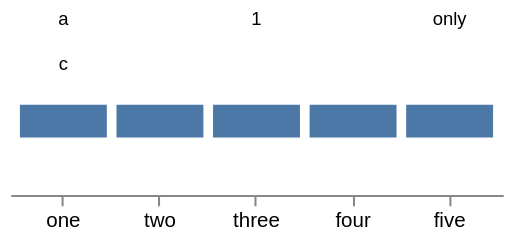

Express this chart as Vega-Lite.
### Vega specification from a JSON file in a GitHub repository (floating-point values rounded to 4 significant figures)
{"$schema": "https://vega.github.io/schema/vega/v6.json", "description": "`textValue` is `const text = line == null ? '' : (line + '').trim()`, so a **null line is an empty line** and not the four letters that spell it. This engine wrote `null` there. It also handed a list of *one* back to the ordinary single-string path instead of keeping it as a line list, which reaches the same wrong answer a second way — `[null]` came out as the word — and left an empty list with no text at all where upstream draws one empty line, `lineArray` collapsing `[]` to `undefined` and `textValue` writing that as the empty string. The last column is the one that says the rule is about **nulls in a list** and not about arrays: a one-element list of an ordinary value reads exactly as that value. No scale reads this column on purpose: a discrete domain over a column of lists keys and captions it by two further rules that disagree with each other, and those are recorded in STATUS.md as the next change rather than smuggled in here.", "width": 240, "height": 90, "padding": 5, "data": [{"name": "t", "values": [{"v": ["a", null, "c"], "k": "one", "n": 1}, {"v": [null], "k": "two", "n": 2}, {"v": [1, null], "k": "three", "n": 3}, {"v": [], "k": "four", "n": 4}, {"v": ["only"], "k": "five", "n": 5}]}], "scales": [{"name": "x", "type": "band", "domain": {"data": "t", "field": "k"}, "range": "width", "padding": 0.1}], "axes": [{"orient": "bottom", "scale": "x"}], "marks": [{"type": "text", "from": {"data": "t"}, "encode": {"enter": {"x": {"scale": "x", "field": "k", "band": 0.5}, "y": {"value": 0}, "text": {"field": "v"}, "fontSize": {"value": 9}, "align": {"value": "center"}, "baseline": {"value": "top"}}}}, {"type": "rect", "from": {"data": "t"}, "encode": {"enter": {"x": {"scale": "x", "field": "k"}, "width": {"scale": "x", "band": 1}, "y": {"value": 46}, "y2": {"value": 62}, "fill": {"value": "#4c78a8"}}}}]}
